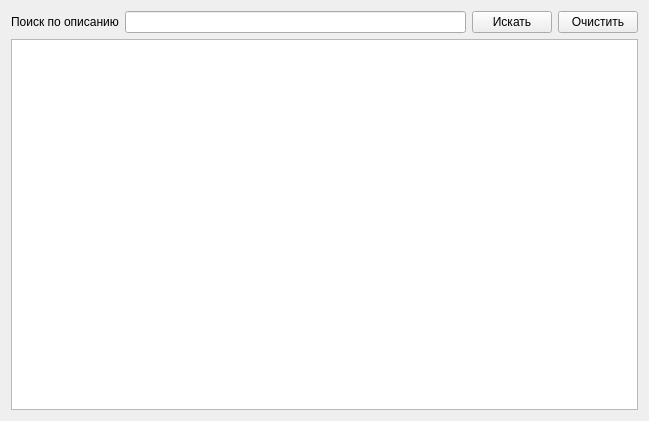
<?xml version="1.0" encoding="UTF-8"?>
<ui version="4.0">
 <class>MainMkb10Widget</class>
 <widget class="QWidget" name="MainMkb10Widget">
  <property name="geometry">
   <rect>
    <x>0</x>
    <y>0</y>
    <width>649</width>
    <height>421</height>
   </rect>
  </property>
  <property name="windowTitle">
   <string>Form</string>
  </property>
  <layout class="QVBoxLayout" name="verticalLayout">
   <item>
    <layout class="QHBoxLayout" name="horizontalLayout">
     <item>
      <widget class="QLabel" name="label">
       <property name="text">
        <string>Поиск по описанию</string>
       </property>
      </widget>
     </item>
     <item>
      <widget class="QLineEdit" name="m_filter"/>
     </item>
     <item>
      <widget class="QPushButton" name="m_search">
       <property name="text">
        <string>Искать</string>
       </property>
      </widget>
     </item>
     <item>
      <widget class="QPushButton" name="m_clear">
       <property name="text">
        <string>Очистить</string>
       </property>
      </widget>
     </item>
    </layout>
   </item>
   <item>
    <widget class="QStackedWidget" name="m_stackedWidget">
     <property name="currentIndex">
      <number>1</number>
     </property>
     <widget class="QWidget" name="page">
      <layout class="QVBoxLayout" name="verticalLayout_2">
       <property name="margin">
        <number>0</number>
       </property>
       <item>
        <widget class="QTreeWidget" name="m_treeWidget">
         <property name="uniformRowHeights">
          <bool>true</bool>
         </property>
         <property name="animated">
          <bool>true</bool>
         </property>
         <attribute name="headerVisible">
          <bool>false</bool>
         </attribute>
         <column>
          <property name="text">
           <string notr="true">1</string>
          </property>
         </column>
        </widget>
       </item>
      </layout>
     </widget>
     <widget class="QWidget" name="page_2">
      <layout class="QVBoxLayout" name="verticalLayout_3">
       <property name="margin">
        <number>0</number>
       </property>
       <item>
        <widget class="QListView" name="m_listView"/>
       </item>
      </layout>
     </widget>
    </widget>
   </item>
  </layout>
 </widget>
 <resources/>
 <connections/>
</ui>
